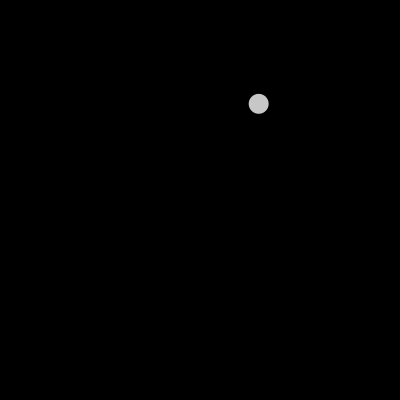
Frame 1 (no input)
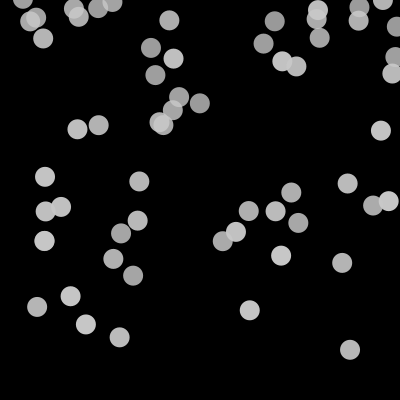
Frame 60 (the mouse pressed at the canvas centre just before this capture)
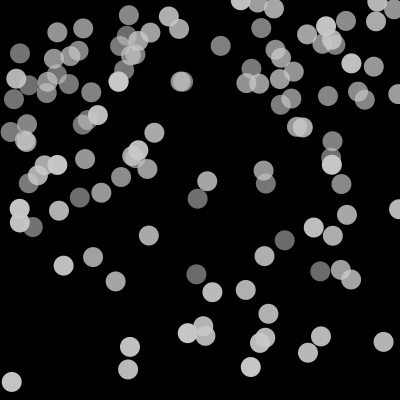
Frame 120 (the mouse held since frame 60 and released just before this capture)

The Processing sketch that drew these frames (run headless with seeded random() and noise(); from frame 60 on, the mouse is pressed at the canvas centre):

// Processing sketch: Particle04
// ── Particle04.pde
// Modified from code
// by Dan Shiffman
// Nature of Code

ParticleSystem ps;

void setup() {
  size(400, 400);
  ps=new ParticleSystem();
}

void draw() {
  background(0);
  ps.addParticle();
  ps.run();
  
}


// ── Particle.pde
// Modified from code
// by Dan Shiffman
// Nature of Code

class Particle {

  PVector location;
  PVector velocity;
  float timeX;
  float timeY;
  float increment;
  float lifespan;

  Particle() {
    location = new PVector(random(width),random(height));
    velocity = new PVector(0, 0);
    timeX=0;
    timeY=1000;
    increment=0.01;
    lifespan = 255.0;
  }
  
  void update() {
    PVector perlinNoise = new PVector(map(noise(timeX),0,1,-.2,.2),map(noise(timeY),0,1,-.2,.2));
    timeX+= increment;
    timeY+= increment;
    velocity.add(perlinNoise);
    location.add(velocity);
    lifespan -= 1.0;
  }

  void display() {
    smooth();
    noStroke();
    fill(200, lifespan);
    ellipse(location.x, location.y, 20, 20);
  }
  
  void checkEdges() {

    if (location.x > width) {
      location.x = width;
      velocity.x *= -1;
    } else if (location.x < 0) {
      velocity.x *= -1;
      location.x = 0;
    }

    if (location.y > height) {
      velocity.y *= -1;
      location.y = height;
    } else if (location.y < 0) {
      velocity.y *= -1;
      location.y = 0;
    }
  }
  
  boolean isDead() {
    if (lifespan < 0.0) {
      return true;
    } else {
      return false;
    }
  }
}


// ── ParticleSystem.pde
// Modified from code
// by Dan Shiffman
// Nature of Code

class ParticleSystem {

  ArrayList<Particle> particles;

  ParticleSystem() {
    particles=new ArrayList <Particle>();
  }
  
  void addParticle() {
    particles.add(new Particle());
  }

  void run() {
    for (int i=particles.size()-1; i>=0; i--) {
      Particle p = particles.get(i);
      p.update();
      p.display();
      p.checkEdges();
      if (p.isDead()) {
        particles.remove(i);
      }
    }
  }
}
